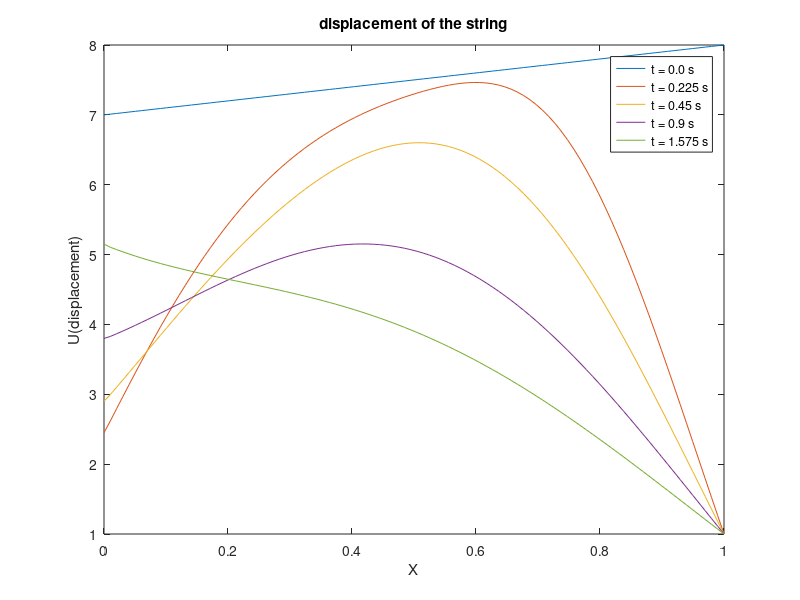

The MATLAB script that drew this image:
Lx = 1; % length of the string
dx = 0.01; % space step size
nx = fix(Lx/dx); 
x = linspace(0,Lx,nx); % space vector
T = 2;
wn = zeros(nx,1); % u(t)
wnm1 = wn; wnp1 = wn; % u(t-1) and u(t+1) respectively
CFL = 0.9; % Parameter of method 
c = 2; % wave speed
dt = CFL*dx/c 
wn(:) = x(:)+7; % initial condition(u(0))
q = wn; 
t = dt;
for i=2:nx-1
    wnp1(i)= wn(i) + 0.5*CFL^2 * (wn(i+1)-2*wn(i)+wn(i-1)) + t*(2*x(i)+3); % Recursive FDM method for implementing initial condition for velocity 
end
wnp1(1) = 2+2*t; % initial velocity condition(u_t(0)) 
wnp1(end) = 1;
while(t<T)
    wnm1 = wn ; wn = wnp1;
    t = t+dt;
    for i=2:nx-1
    wnp1(i)= 2*wn(i) - wnm1(i) + CFL^2 * (wn(i+1)-2*wn(i)+wn(i-1)); % Recursive FDM method
    wnm1 = wn; wn = wnp1;
    end
    wnp1(1) = 2+2*t; % Boundary condition u(0,t)
    wnp1(end) = 1; % Boundary condition u(Lx,t)
    wn(1) = 2+2*t;
    wn(end) = 1;
    clf;
    plot(x,wn);
    q = [q wn];
    axis([0 Lx -10 10]);
    pause(0.01);
end
q
figure(1)
plot(x,q(:,1),'-',x,q(:,50),'-',x,q(:,100),'-',x,q(:,200),'-',x,q(:,350),'-')
legend('t = 0.0 s','t = 0.225 s','t = 0.45 s','t = 0.9 s','t = 1.575 s');
title('displacement of the string')
xlabel('X')
ylabel('U(displacement)')
